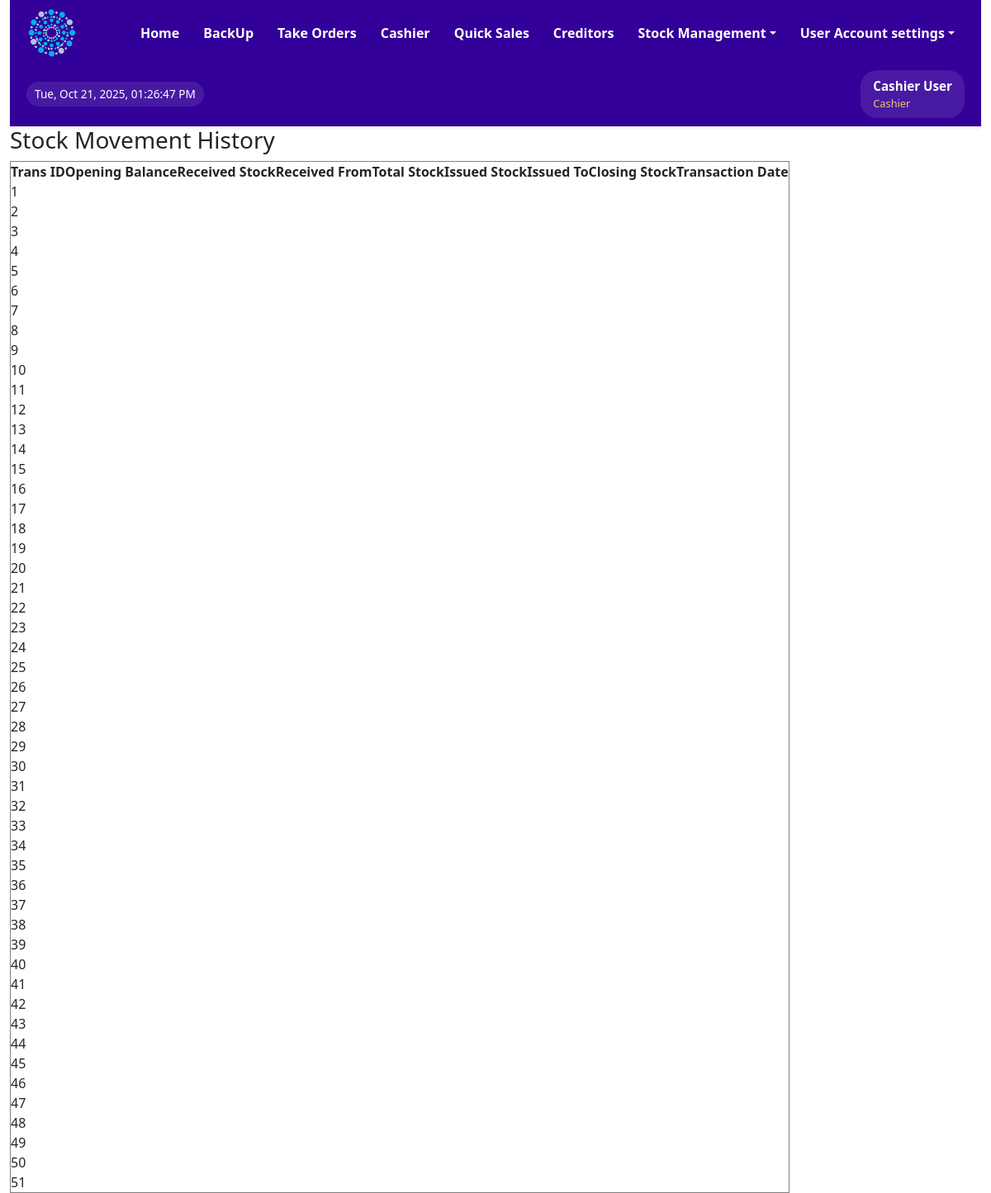
Page /stocks/view_stock_movement.php (signed in) on the earlier database version.
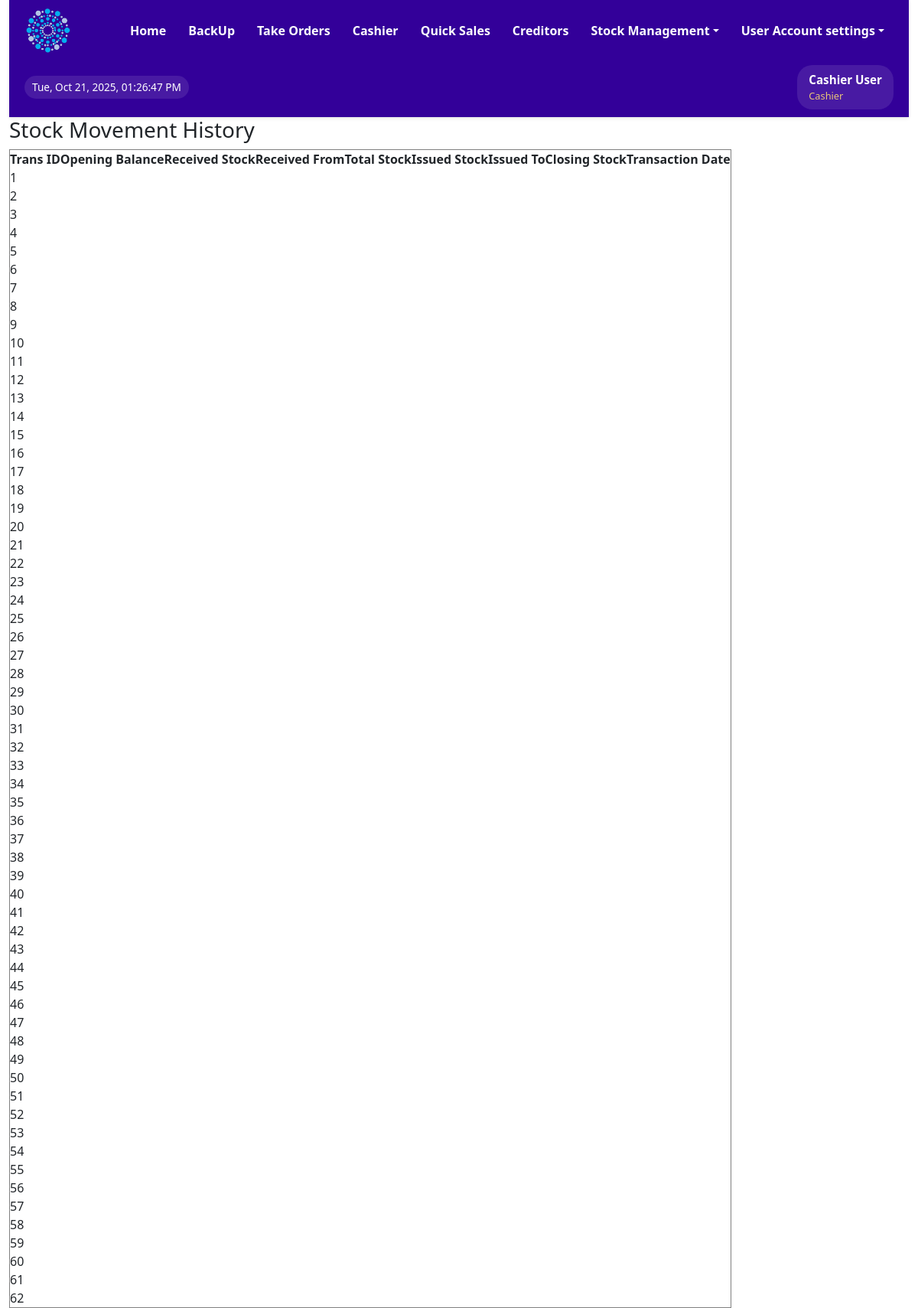
Same page on the later database version.
### tables this page shows
CREATE TABLE IF NOT EXISTS `stock_movements` (
  `transID` int NOT NULL AUTO_INCREMENT,
  `id` int NOT NULL,
  `transactionType` varchar(100) DEFAULT NULL,
  `productname` varchar(100) NOT NULL,
  `brandname` varchar(500) DEFAULT NULL,
  `openingBalance` int DEFAULT '0',
  `quantityIn` double NOT NULL,
  `quantityOut` int DEFAULT NULL,
  `receivedFrom` varchar(50) NOT NULL,
  `batch` varchar(20) DEFAULT NULL,
  `expiryDate` date NOT NULL,
  `transBy` varchar(50) NOT NULL,
  `stockBalance` double DEFAULT '0',
  `status` varchar(100) DEFAULT 'active',
  `reasons` varchar(100) DEFAULT NULL,
  `transDate` datetime DEFAULT CURRENT_TIMESTAMP,
  PRIMARY KEY (`transID`)
);

### stocks/view_stock_movement.php (the view)
<?php
include ("../includes/header.php");
?>
    <h3>Stock Movement History</h3>
    <table border="1">
        <thead>
            <tr>
                <th>Trans ID</th>
                <th>Opening Balance</th>
                <th>Received Stock</th>
                <th>Received From</th>
                <th>Total Stock</th>
                <th>Issued Stock</th>
                <th>Issued To</th>
                <th>Closing Stock</th>
                <th>Transaction Date</th>
            </tr>
        </thead>
        <tbody>
            <?php
            $sql = "SELECT * FROM stock_movements";
            $result = $conn->query($sql);
            if ($result->num_rows > 0) {
                while ($row = $result->fetch_assoc()) {
                    echo "<tr>";
                    echo "<td>" . $row["transID"] . "</td>";
                    echo "<td>" . $row["opening_balance"] . "</td>";
                    echo "<td>" . $row["received_stock"] . "</td>";
                    echo "<td>" . $row["received_from"] . "</td>";
                    echo "<td>" . $row["total_stock"] . "</td>";
                    echo "<td>" . $row["issued_stock"] . "</td>";
                    echo "<td>" . $row["issued_to"] . "</td>";
                    echo "<td>" . $row["closing_stock"] . "</td>";
                    echo "<td>" . $row["trans_date"] . "</td>";
                    echo "</tr>";
                }
            } else {
                echo "<tr><td colspan='6'>No records found</td></tr>";
            }
            ?>
        </tbody>
    </table>

Differences in the rows shown:
added stock_movements: transID "52"
added stock_movements: transID "53"
added stock_movements: transID "54"
added stock_movements: transID "55"
added stock_movements: transID "56"
added stock_movements: transID "57"
added stock_movements: transID "58"
added stock_movements: transID "59"
added stock_movements: transID "60"
added stock_movements: transID "61"
added stock_movements: transID "62"
